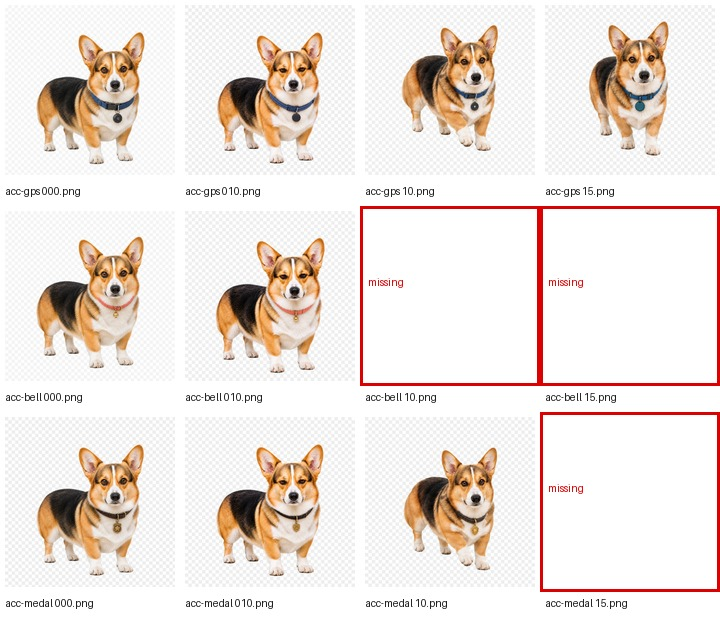
#> input picture reports/outfit-generation-batch/full-run-2026-05-30/qc-sample-sheet-early.jpg, 720 x 618 px
$ python extract_pose_board.py ../../../reports/outfit-generation-batch/full-run-2026-05-30/qc-sample-sheet-early.jpg --output-dir out --expected-count 5
#> lines starting #> are read from the running program, lines starting #| are printed output that depends on the picture
#!/usr/bin/env python3
from __future__ import annotations

import argparse
import json
from pathlib import Path

import cv2
import numpy as np
from PIL import Image, ImageFilter


def build_parser() -> argparse.ArgumentParser:
    parser = argparse.ArgumentParser(description="Extract separated chroma-key pose-board subjects into normalized RGBA frames.")
    parser.add_argument("source", type=Path, help="Pose-board image with separated subjects on green background.")
    parser.add_argument("--output-dir", type=Path, required=True)
    parser.add_argument("--start-index", type=int, default=0)
    parser.add_argument("--expected-count", type=int, required=True)
    parser.add_argument("--digits", type=int, default=2)
    parser.add_argument("--canvas-size", type=int, default=560)
    parser.add_argument("--target-height", type=int, default=430)
    parser.add_argument("--baseline-y", type=int, default=520)
    parser.add_argument("--min-area", type=int, default=4000)
    parser.add_argument("--green-threshold", type=int, default=90)
    parser.add_argument("--green-ratio", type=float, default=1.14)
    parser.add_argument("--json", action="store_true")
    return parser


def main() -> int:
    args = build_parser().parse_args()
    args.output_dir.mkdir(parents=True, exist_ok=True)

    bgr = cv2.imread(str(args.source), cv2.IMREAD_COLOR)
#> bgr is the input picture: shape (618, 720, 3); mean B, G, R 223.7, 229.2, 237.8
    if bgr is None:
        raise FileNotFoundError(args.source)

    blue, green, red = cv2.split(bgr)
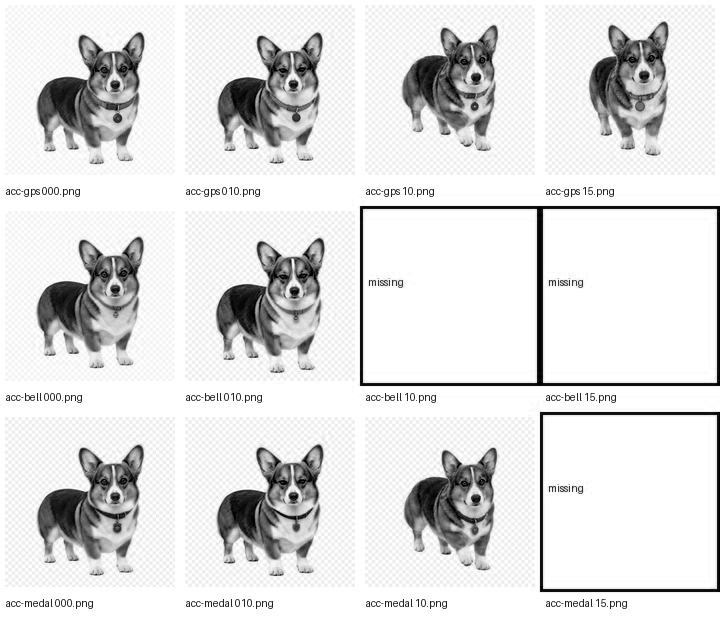
#> blue: shape (618, 720); min 0, max 255, mean 223.7
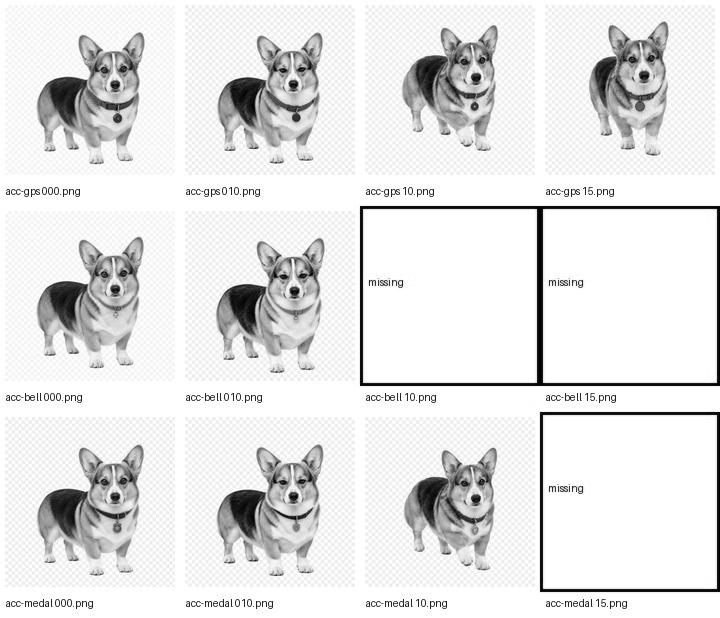
#> green: shape (618, 720); min 0, max 255, mean 229.2
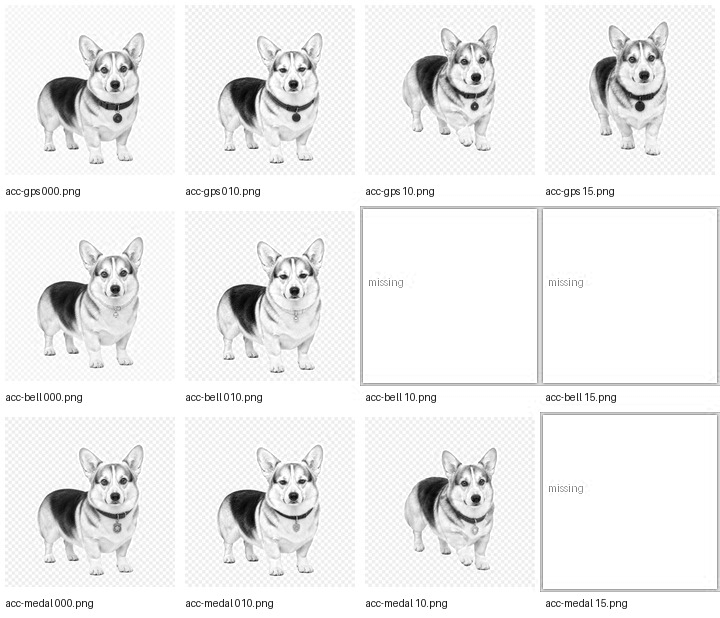
#> red: shape (618, 720); min 2, max 255, mean 237.8
    bg = (
        (green > args.green_threshold)
        & (green > red * args.green_ratio)
        & (green > blue * args.green_ratio)
    )
#> bg: shape (618, 720) bool; every value is 0
    foreground = (~bg).astype(np.uint8) * 255
#> foreground: shape (618, 720); every value is 255
    foreground = cv2.morphologyEx(foreground, cv2.MORPH_OPEN, np.ones((3, 3), np.uint8), iterations=1)

    count, labels, stats, centroids = cv2.connectedComponentsWithStats(foreground, 8)
#> labels: shape (618, 720) int32; every value is 1
#> count = 2; stats = [[-1, 2147483647, 0, 0, 0], [0, 0, 720, 618, 444960]]; centroids = [[nan, nan], [359.5, 308.5]]
    components: list[tuple[int, int, int, int, int, int, float]] = []
    for label in range(1, count):
        x, y, width, height, area = stats[label]
        if area >= args.min_area:
            components.append((label, int(x), int(y), int(width), int(height), int(area), float(centroids[label][0])))
#> this loop made 1 pass
#> after the loop, components = [(1, 0, 0, 720, 618, 444960, 359.5)]
    components.sort(key=lambda item: item[-1])

    if len(components) != args.expected_count:
#> (the run stopped early here; a loop or call above may not have finished)

$ run again, on reports/outfit-generation-batch/full-run-2026-05-30/qc-sample-sheet-mid.jpg
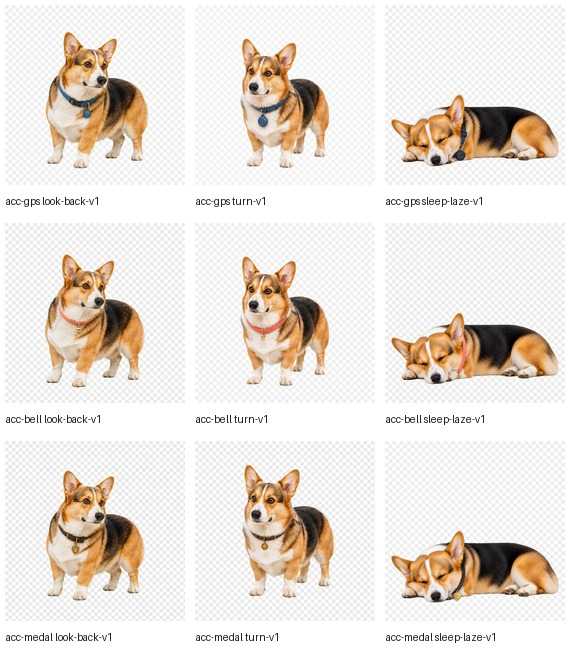
#> input picture reports/outfit-generation-batch/full-run-2026-05-30/qc-sample-sheet-mid.jpg, 570 x 654 px
#> in main, bgr is the input picture: shape (654, 570, 3); mean B, G, R 220.2, 227, 234
#> in main, `blue, green, red = cv2.split(bgr)`:
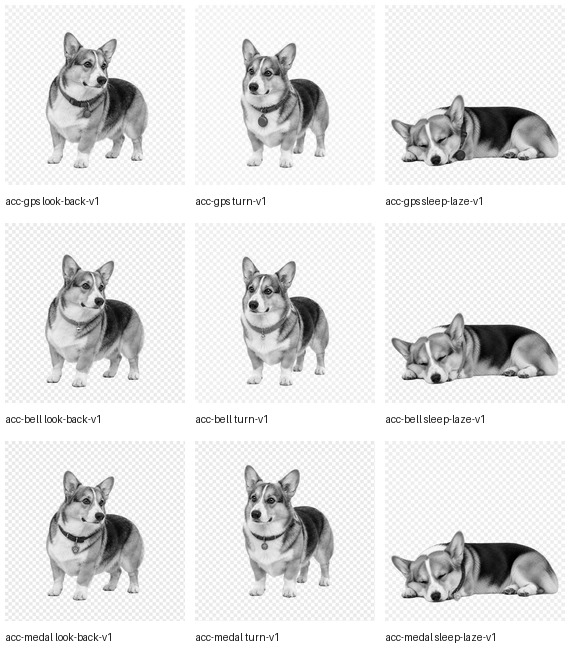
#> green: shape (654, 570); min 0, max 255, mean 227
#> in main, `blue, green, red = cv2.split(bgr)`:
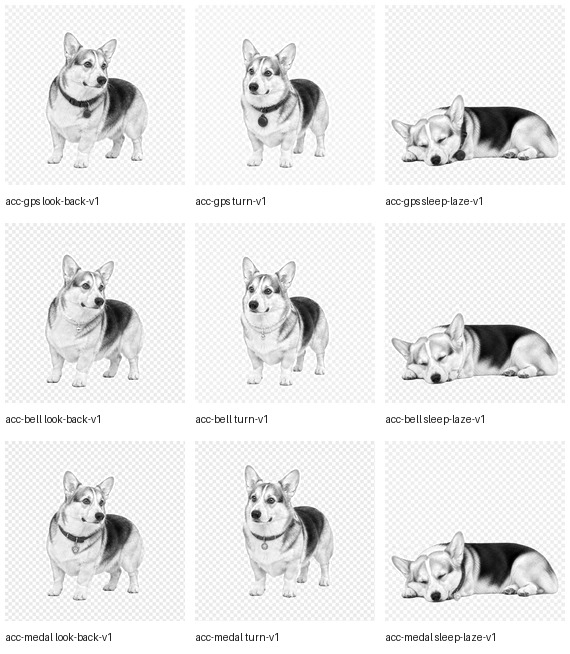
#> red: shape (654, 570); min 0, max 255, mean 234
#> bg: shape (654, 570) bool; every value is 0
#> foreground: shape (654, 570); every value is 255
#> labels: shape (654, 570) int32; every value is 1
#> count = 2; stats = [[-1, 2147483647, 0, 0, 0], [0, 0, 570, 654, 372780]]; centroids = [[nan, nan], [284.5, 326.5]]
#> the loop in main, `for label in range(1, count):` made 1 pass
#> after the loop in main, `for label in range(1, count):`: components = [(1, 0, 0, 570, 654, 372780, 284.5)]
